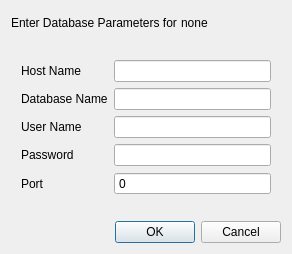
<?xml version="1.0" encoding="UTF-8"?>
<ui version="4.0">
 <class>DatabaseDialog</class>
 <widget class="QDialog" name="DatabaseDialog">
  <property name="geometry">
   <rect>
    <x>0</x>
    <y>0</y>
    <width>292</width>
    <height>254</height>
   </rect>
  </property>
  <property name="windowTitle">
   <string>Dialog</string>
  </property>
  <layout class="QVBoxLayout" name="verticalLayout">
   <item>
    <layout class="QHBoxLayout" name="horizontalLayout">
     <property name="spacing">
      <number>0</number>
     </property>
     <item>
      <widget class="QLabel" name="label">
       <property name="sizePolicy">
        <sizepolicy hsizetype="Preferred" vsizetype="Preferred">
         <horstretch>0</horstretch>
         <verstretch>0</verstretch>
        </sizepolicy>
       </property>
       <property name="text">
        <string>Enter Database Parameters for </string>
       </property>
      </widget>
     </item>
     <item>
      <widget class="QLabel" name="connectionName">
       <property name="text">
        <string>none</string>
       </property>
      </widget>
     </item>
    </layout>
   </item>
   <item>
    <layout class="QGridLayout" name="gridLayout">
     <property name="leftMargin">
      <number>10</number>
     </property>
     <property name="topMargin">
      <number>20</number>
     </property>
     <property name="rightMargin">
      <number>10</number>
     </property>
     <property name="bottomMargin">
      <number>20</number>
     </property>
     <item row="3" column="1">
      <widget class="QLineEdit" name="password"/>
     </item>
     <item row="3" column="0">
      <widget class="QLabel" name="passwordLabel">
       <property name="text">
        <string>Password</string>
       </property>
      </widget>
     </item>
     <item row="2" column="0">
      <widget class="QLabel" name="userNameLabel">
       <property name="text">
        <string>User Name</string>
       </property>
      </widget>
     </item>
     <item row="4" column="0">
      <widget class="QLabel" name="PortLabel">
       <property name="text">
        <string>Port</string>
       </property>
      </widget>
     </item>
     <item row="4" column="1">
      <widget class="QSpinBox" name="port">
       <property name="alignment">
        <set>Qt::AlignLeading|Qt::AlignLeft|Qt::AlignVCenter</set>
       </property>
       <property name="buttonSymbols">
        <enum>QAbstractSpinBox::NoButtons</enum>
       </property>
       <property name="maximum">
        <number>99999</number>
       </property>
      </widget>
     </item>
     <item row="2" column="1">
      <widget class="QLineEdit" name="userName"/>
     </item>
     <item row="1" column="1">
      <widget class="QLineEdit" name="databaseName"/>
     </item>
     <item row="0" column="1">
      <widget class="QLineEdit" name="hostName"/>
     </item>
     <item row="1" column="0">
      <widget class="QLabel" name="databaseNameLabel">
       <property name="text">
        <string>Database Name</string>
       </property>
      </widget>
     </item>
     <item row="0" column="0">
      <widget class="QLabel" name="hostNameLabel">
       <property name="text">
        <string>Host Name</string>
       </property>
      </widget>
     </item>
    </layout>
   </item>
   <item>
    <widget class="QDialogButtonBox" name="buttonBox">
     <property name="orientation">
      <enum>Qt::Horizontal</enum>
     </property>
     <property name="standardButtons">
      <set>QDialogButtonBox::Cancel|QDialogButtonBox::Ok</set>
     </property>
    </widget>
   </item>
  </layout>
 </widget>
 <resources/>
 <connections>
  <connection>
   <sender>buttonBox</sender>
   <signal>accepted()</signal>
   <receiver>DatabaseDialog</receiver>
   <slot>accept()</slot>
   <hints>
    <hint type="sourcelabel">
     <x>227</x>
     <y>219</y>
    </hint>
    <hint type="destinationlabel">
     <x>157</x>
     <y>236</y>
    </hint>
   </hints>
  </connection>
  <connection>
   <sender>buttonBox</sender>
   <signal>rejected()</signal>
   <receiver>DatabaseDialog</receiver>
   <slot>reject()</slot>
   <hints>
    <hint type="sourcelabel">
     <x>282</x>
     <y>225</y>
    </hint>
    <hint type="destinationlabel">
     <x>286</x>
     <y>236</y>
    </hint>
   </hints>
  </connection>
 </connections>
</ui>
